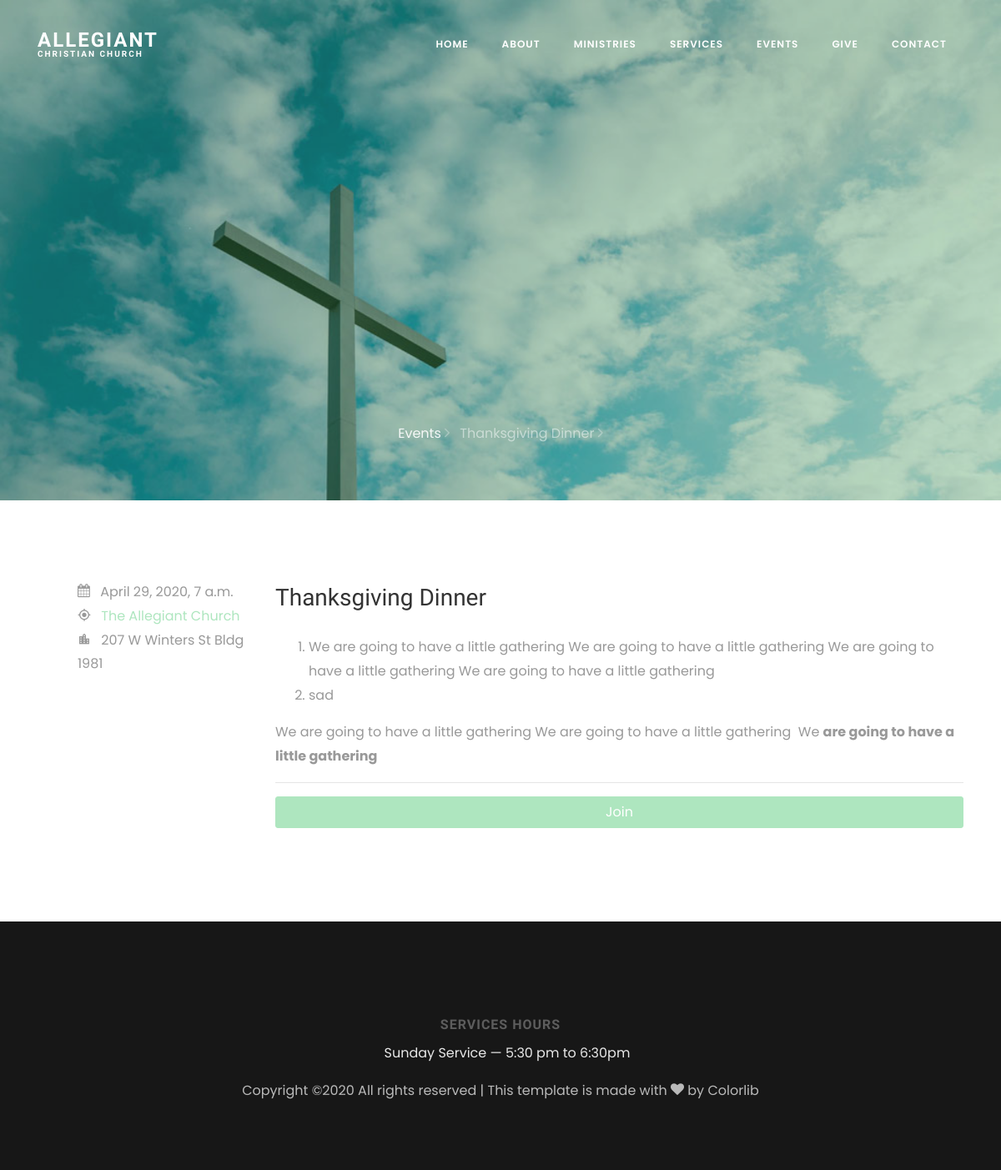
The app's page /events/1/ with its own data.
### website/models.py (models this page shows, shortened)
class Event(models.Model):
    title = models.CharField(max_length=40)
    location = models.CharField(max_length=40)
    desc = RichTextField(max_length=1000)
    address = models.CharField(max_length=500)
    date = models.DateField()
    time = models.TimeField()
    img = models.ImageField(default='website/default.jpg', upload_to='website/events')

### website/views.py (the view, shortened to what this page needs)
# urls.py: path('events/<int:pk>/', JoinEventView.as_view(), name='event-details'),
class JoinEventView(View):
    def get(self, request, *args, **kwargs):
         view = EventDetailView.as_view()
         return view(request, *args, **kwargs)

### website/views.py (called while the page is built)
    def get_context_data(self, **kwargs):
        context = super().get_context_data(**kwargs)
        context['form'] = JoinEventForm(initial={'event_id': self.object.id})
        return context

### website/templates/event_details.html (shortened to what this page needs)
{% extends 'base.html' %}
{% load static %}
{% block active_events %} active {% endblock %}
{% load crispy_forms_tags %}
{% block content %}
  <section class="hero-wrap hero-wrap-2"style="background-image: url({{ event.img.url }});" data-stellar-background-ratio="0.5">
    <div class="overlay"></div>
    <div class="container">
      <div class="row no-gutters slider-text align-items-end justify-content-center">
        <div class="col-md-9 ftco-animate pb-5 text-center">
          <p class="breadcrumbs">
            <span class="mr-2">
              <a href="{% url 'events' %}">Events
                <i class="ion-ios-arrow-forward"></i>
              </a>
            </span>
              <span>{{ event.title }}
                <i class="ion-ios-arrow-forward"></i>
              </span>
          </p>
        </div>
      </div>
    </div>
  </section>
  <section class="ftco-section">
    <div class="container">
      <div class="row">
        <div class="col-md-3">
          <div class="text pl-md-5">
            <div class="meta">
              <p>
                <span><i class="icon-calendar mr-2"></i> {{ event.date }}, {{ event.time }}</span>
                <span><i class="icon-my_location mr-2"></i> <a href="#">{{ event.location }}</a></span>
                <span><i class="icon-location_city mr-2"></i> {{ event.address }}</span>
              </p>
            </div>
          </div>
        </div>
        <div class="col-md-9">
          <h3 class="mb-4">{{ event.title }}</h3>
          <p>{{ event.desc | safe }}</p>
          <hr>
          <p><button class="btn btn-primary btn-block" data-toggle="modal" data-target="#joinModal" data-id="{{ event.id }}" data-title="{{ event.title }}">Join</button></p>
        </div>
      </div>
    </div>
  </section>
{% endblock %}

### website/templates/base.html (shortened to what this page needs)
{% load static %}
<!DOCTYPE html>
<html lang="en">
  <head>
    <link rel="stylesheet" href="{% static 'website/css/open-iconic-bootstrap.min.css' %}">
    <link rel="stylesheet" href="{% static 'website/css/animate.css' %}">
    <link rel="stylesheet" href="{% static 'website/css/owl.carousel.min.css' %}">
    <link rel="stylesheet" href="{% static 'website/css/owl.theme.default.min.css' %}">
    <link rel="stylesheet" href="{% static 'website/css/magnific-popup.css' %}">
    <link rel="stylesheet" href="{% static 'website/css/aos.css' %}">
    <link rel="stylesheet" href="{% static 'website/css/ionicons.min.css' %}">
    <link rel="stylesheet" href="{% static 'website/css/bootstrap-datepicker.css' %}">
    <link rel="stylesheet" href="{% static 'website/css/jquery.timepicker.css' %}">
    <link rel="stylesheet" href="{% static 'website/css/flaticon.css' %}">
    <link rel="stylesheet" href="{% static 'website/css/icomoon.css' %}">
    <link rel="stylesheet" href="{% static 'website/css/style.css' %}">
    <link rel="stylesheet" href="{% static 'website/css/stripe.css' %}">
  </head>
<body>
    <nav class="navbar navbar-expand-lg navbar-dark ftco_navbar bg-dark ftco-navbar-light" id="ftco-navbar">
    <div class="container">
        <a class="navbar-brand" href="{% url 'home' %}">Allegiant<span>Christian Church</span></a>
        <div class="collapse navbar-collapse" id="ftco-nav">
        <ul class="navbar-nav ml-auto">
            <li class="nav-item {% block active_home %} {% endblock %}"><a href="{% url 'home' %}" class="nav-link">Home</a></li>
            <li class="nav-item {% block active_about %} {% endblock %}"><a href="{% url 'about' %}" class="nav-link">About</a></li>
            <li class="nav-item {% block active_ministries %} {% endblock %}"><a href="{% url 'ministries' %}" class="nav-link">Ministries</a></li>
            <li class="nav-item {% block active_services %} {% endblock %}"><a href="{% url 'services' %}" class="nav-link">Services</a></li>
            <li class="nav-item {% block active_events %} {% endblock %}"><a href="{% url 'events' %}" class="nav-link">Events</a></li>
            <li class="nav-item {% block active_give %} {% endblock %}"><a href="{% url 'give' %}" class="nav-link">Give</a></li>
            <li class="nav-item {% block active_contact %} {% endblock %}"><a href="{% url 'contact' %}" class="nav-link">Contact</a></li>
        </ul>
        </div>
    </div>
    </nav>
{% block content %}
{% endblock %}
<footer class="ftco-footer ftco-bg-dark ftco-section">
<div class="container">
    <div class="row">
      <div class="col-md-12 text-center ftco-footer-widget">
        <div class="opening-hours">
          <h4>Services Hours</h4>
          <p class="pl-3">
              <span>Sunday Service &mdash; 5:30 pm to 6:30pm</span>
          </p>
        </div>
      </div>
    </div>
    <div class="row">
      <div class="col-md-12 text-center">
          <p>
            Copyright &copy;<script>document.write(new Date().getFullYear());</script> All rights reserved | This template is made with <i class="icon-heart color-danger" aria-hidden="true"></i> by <a href="https://colorlib.com" target="_blank">Colorlib</a>
          </p>
      </div>
    </div>
</div>
</footer>
</body>
</html>

### static/website/css/icomoon.css (style rules this page uses)
[class^="icon-"], [class*=" icon-"] { font-family: 'icomoon' !important; speak: none; font-style: normal; font-weight: normal; font-variant: normal; text-transform: none; line-height: 1; -webkit-font-smoothing: antialiased; -moz-osx-font-smoothing: grayscale; }
.icon-heart:before { content: "\f004"; }
.icon-calendar:before { content: "\f073"; }
.icon-my_location:before { content: "\e55c"; }
.icon-location_city:before { content: "\e7f1"; }

### records on screen
Event: img (picture), title "Thanksgiving Dinner", date "April 29, 2020", time "7 a.m.", location "The Allegiant Church", address "207 W Winters St Bldg 1981", desc "We are going to have a little gathering We are going to have a little gathering We are going to have a little gathering We are going to have a little gathering sad We are going to have a little gathering We are going to have a little gathering We are going to have a little gathering"
